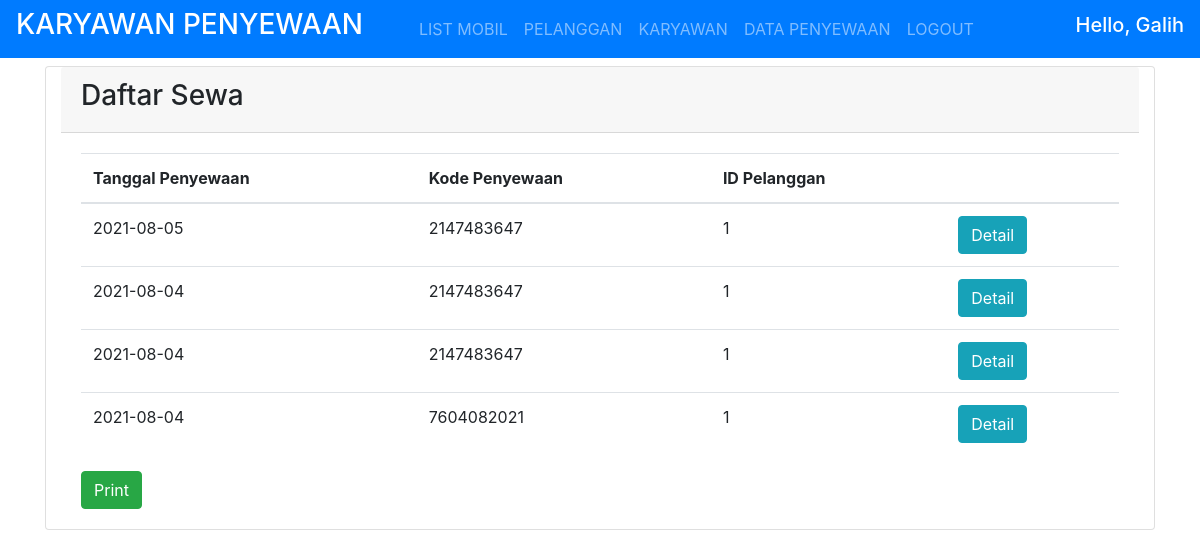
The page /template.php?page=daftar_sewa (signed in) on the database its author committed.
### tables this page shows
CREATE TABLE `sewa` (
  `id_sw` varchar(255) NOT NULL,
  `id_mb` int(255) NOT NULL,
  `id_kr` int(255) NOT NULL,
  `id_pl` int(255) NOT NULL,
  `tgl_sewa` date NOT NULL,
  `tgl_kembali` date NOT NULL,
  `biaya_sewa` int(50) NOT NULL
);

CREATE TABLE `pelanggan` (
  `id_pl` int(255) NOT NULL,
  `nama_pl` varchar(50) NOT NULL,
  `alamat_pl` varchar(50) NOT NULL,
  `kontak` int(20) NOT NULL,
  `username` varchar(50) NOT NULL,
  `password` varchar(50) NOT NULL
);

### daftar_sewa.php (the view, shortened to what this page needs)
<div id= "report" class="card col-sm-12">
<div class="card-header">
<h3>Daftar Sewa</h3>
</div>
<div class="card-body">
<?php
$koneksi=mysqli_connect("localhost","root","","sewa-mobil");
$sql="select sewa.*,pelanggan.id_pl
from sewa inner join pelanggan
on sewa.id_pl=pelanggan.id_pl";
$result=mysqli_query($koneksi,$sql);
?>
<table class="table">
  <thead>
    <tr>
      <th>Tanggal Penyewaan</th>
      <th>Kode Penyewaan</th>
      <th>ID Pelanggan</th>
      <th></th>
    </tr>
  </thead>
  <tbody>
    <?php foreach($result as $hasil): ?>
      <tr>
        <td><?php echo $hasil["tgl_sewa"]; ?></td>
        <td><?php echo $hasil["id_sw"]; ?></td>
        <td><?php echo $hasil["id_pl"]; ?></td>
        <td>
          <a href="template.php?page=nota&id_sw=<?php echo $hasil["id_sw"]; ?>">
            <button type="button" class="btn btn-info">
              Detail
            </button>
          </a>
        </td>
      </tr>
    <?php  endforeach;?>
  </tbody>
</table>
<button onclick="Print()" type="button" class="btn btn-success">
  Print
</button>
</div>
</div>

### template.php (shortened to what this page needs)
<?php if(isset($_SESSION["session_karyawan"])): ?>
<!DOCTYPE html>
<html lang="en" dir="ltr">
  <head>
    <link rel="stylesheet" href="assets/css/bootstrap.min.css">
  </head>
  <body>
    <nav class="navbar navbar-expand-lg bg-primary navbar-dark sticky-top">
      <a href="#" class="text-white">
         <h3>KARYAWAN PENYEWAAN</h3>
      </a>
      <div class="collapse navbar-collapse mx-5" id="menu">
        <ul class="navbar-nav">
          <li class="nav-item"><a href="template.php?page=mobil" class="nav-link">LIST MOBIL</a></li>
          <li class="nav-item"><a href="template.php?page=pelanggan" class="nav-link">PELANGGAN</a></li>
          <li class="nav-item"><a href="template.php?page=karyawan" class="nav-link">KARYAWAN</a></li>
		      <li class="nav-item"><a href="template.php?page=daftar_sewa" class="nav-link">DATA PENYEWAAN</a></li>
          <li class="nav-item"><a href="proses_login.php?logout=true" class="nav-link">LOGOUT</a></li>
        </ul>
      </div>
      <h5 class="text-white">Hello, <?php echo $_SESSION["session_karyawan"]["nama_kr"];?></h5>
    </nav>
    <div class="container my-2">
      <?php if (isset($_GET["page"])):?>
        <?php if ((@include $_GET["page"].".php") === true): ?>
          <?php include $_GET["page"].".php"; ?>
        <?php endif ?>
      <?php endif ?>
    </div>
  </body>
</html>
<?php endif; ?>

### rows shown on the page
sewa: tgl_sewa "2021-08-05", id_sw "2147483647", id_pl.id_pl "1"
sewa: tgl_sewa "2021-08-04", id_sw "2147483647", id_pl.id_pl "1"
sewa: tgl_sewa "2021-08-04", id_sw "2147483647", id_pl.id_pl "1"
sewa: tgl_sewa "2021-08-04", id_sw "7604082021", id_pl.id_pl "1"

### other values the page prints
$_SESSION["session_karyawan"]["nama_kr"] "Galih"
